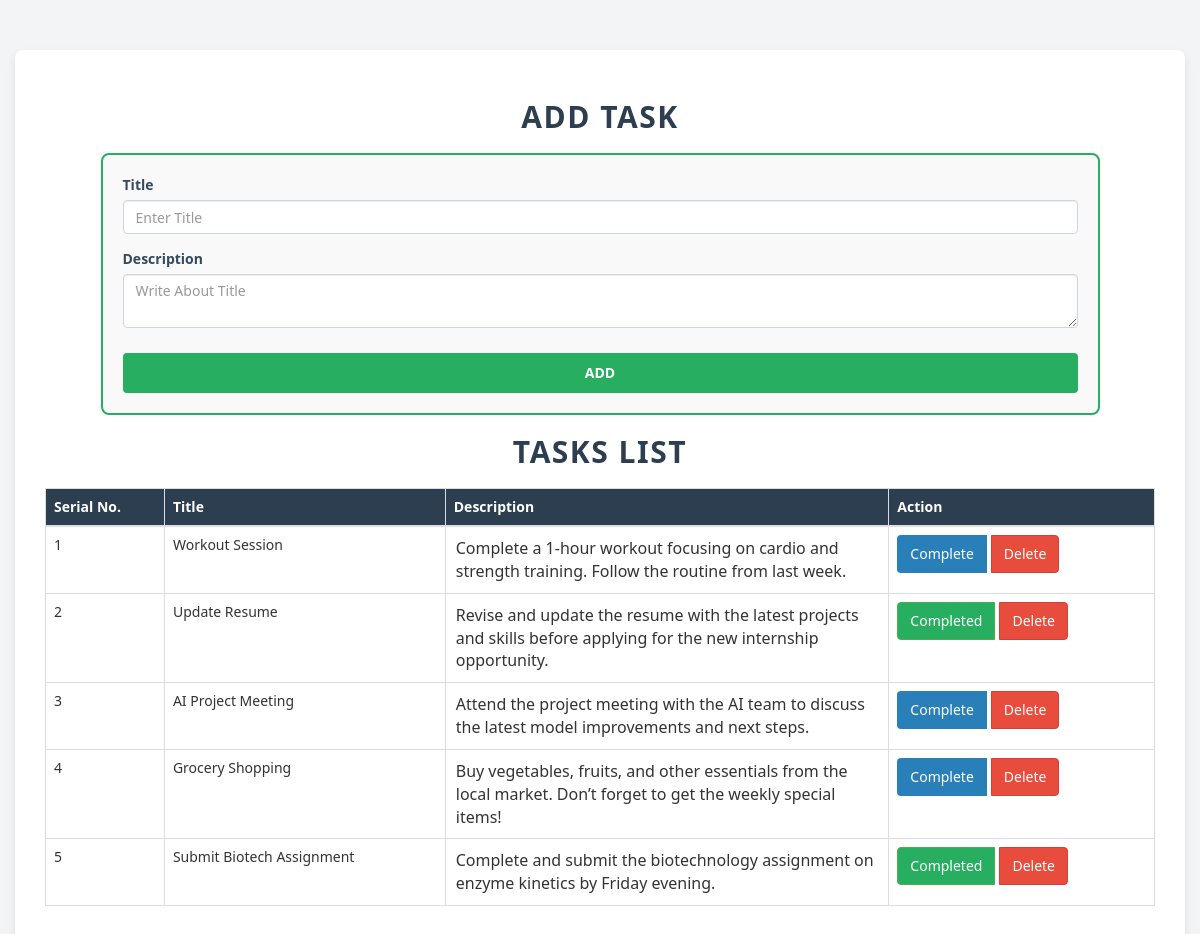
The page / on the database its author committed.
### todo/models.py (models this page shows, shortened)
class Todo(models.Model):
    title = models.CharField(max_length=100)
    desc = models.TextField()
    completed = models.BooleanField(default=False)

### todo/views.py (the view)
# urls.py: 2. Add a URL to urlpatterns:  path('', Home.as_view(), name='home')
def Home(request):
    todos = Todo.objects.order_by('-id')
    return render(request,'todo/index.html',{'todos' : todos})

### templates/todo/index.html (shortened to what this page needs)
<!DOCTYPE html>
<html lang="en">
<head>
  <link rel="stylesheet" href="https://maxcdn.bootstrapcdn.com/bootstrap/3.4.1/css/bootstrap.min.css">
</head>
<body>
<div class="container">
  <h2>Add Task</h2>
  <div class="form-wrapper">
    <form action="{% url 'create_todo' %}" method="POST">
      <div class="form-group">
        <label for="title">Title</label>
        <input type="text" class="form-control" id="title" placeholder="Enter Title" name="title">
      </div>
      <div class="form-group">
        <label for="desc">Description</label>
        <textarea name="desc" class="form-control" id="desc" placeholder="Write About Title"></textarea>
      </div>
      <button type="submit" class="btn btn-default">ADD</button>
    </form>
  </div>
  <h2 class="mt-5">Tasks List</h2>
  <table class="table table-bordered mt-3">
    <thead>
      <tr>
        <th>Serial No.</th>
        <th>Title</th>
        <th class="description-column">Description</th>
        <th>Action</th>
      </tr>
    </thead>
    <tbody>
      {% for todo in todos %}
      <tr>
        <td>{{ forloop.counter }}</td>
        <td>{{ todo.title }}</td>
        <td class="description-column" style="font-size: medium; padding: 10px;">{{ todo.desc }}</td>
        <td>
          <div class="btn-group">
            {% if todo.completed %}
            <span class="btn btn-success">Completed</span>
            {% else %}
            <button class="btn btn-secondary"><a href="{% url 'complete_todo' todo.id %}">Complete</a></button>
            {% endif %}
            <button class="btn btn-danger"><a href="{% url 'delete_todo' todo.id %}">Delete</a></button>
          </div>
        </td>
      </tr>
      {% endfor %}
    </tbody>
  </table>
</div>
</body>
</html>

### templates/todo/index.html (style rules this page uses)
body { background-color: #f3f4f6; font-family: 'Segoe UI', Tahoma, Geneva, Verdana, sans-serif; color: #333; }
.container { margin-top: 50px; background: #ffffff; padding: 30px; border-radius: 8px; box-shadow: 0 4px 8px rgba(0, 0, 0, 0.1); }
h2 { text-align: center; margin-bottom: 20px; color: #2c3e50; font-weight: 700; text-transform: uppercase; letter-spacing: 1.5px; }
.form-wrapper { margin: 0 auto; padding: 20px; width: 90%; border: 2px solid #27ae60; border-radius: 8px; background-color: #f9f9f9; }
.form-group label { font-weight: bold; color: #34495e; }
.form-control { border: 1px solid #ced6e0; border-radius: 4px; }
.btn-default { background-color: #27ae60; color: white; width: 100%; font-weight: bold; margin-top: 10px; border-radius: 4px; border: none; padding: 10px; }
.table thead { background-color: #2c3e50; color: white; }
.table td { vertical-align: middle; }
.description-column { width: 40%; word-wrap: break-word; white-space: normal; }
.btn-group { display: flex; gap: 5px; }
.btn-secondary, .btn-danger, .btn-success { border-radius: 4px; padding: 8px 12px; font-size: 14px; }
.btn-secondary { background-color: #2980b9; color: white; }
.btn-danger { background-color: #e74c3c; color: white; }
.btn-success { background-color: #27ae60; color: white; }
a { color: inherit; text-decoration: none; }

### rows shown on the page
Todo: title "Workout Session", desc "Complete a 1-hour workout focusing on cardio and strength training. Follow the routine from last week.", completed "Complete"
Todo: title "Update Resume", desc "Revise and update the resume with the latest projects and skills before applying for the new internship opportunity.", completed "Completed"
Todo: title "AI Project Meeting", desc "Attend the project meeting with the AI team to discuss the latest model improvements and next steps.", completed "Complete"
Todo: title "Grocery Shopping", desc "Buy vegetables, fruits, and other essentials from the local market. Don’t forget to get the weekly special items!", completed "Complete"
Todo: title "Submit Biotech Assignment", desc "Complete and submit the biotechnology assignment on enzyme kinetics by Friday evening.", completed "Completed"
